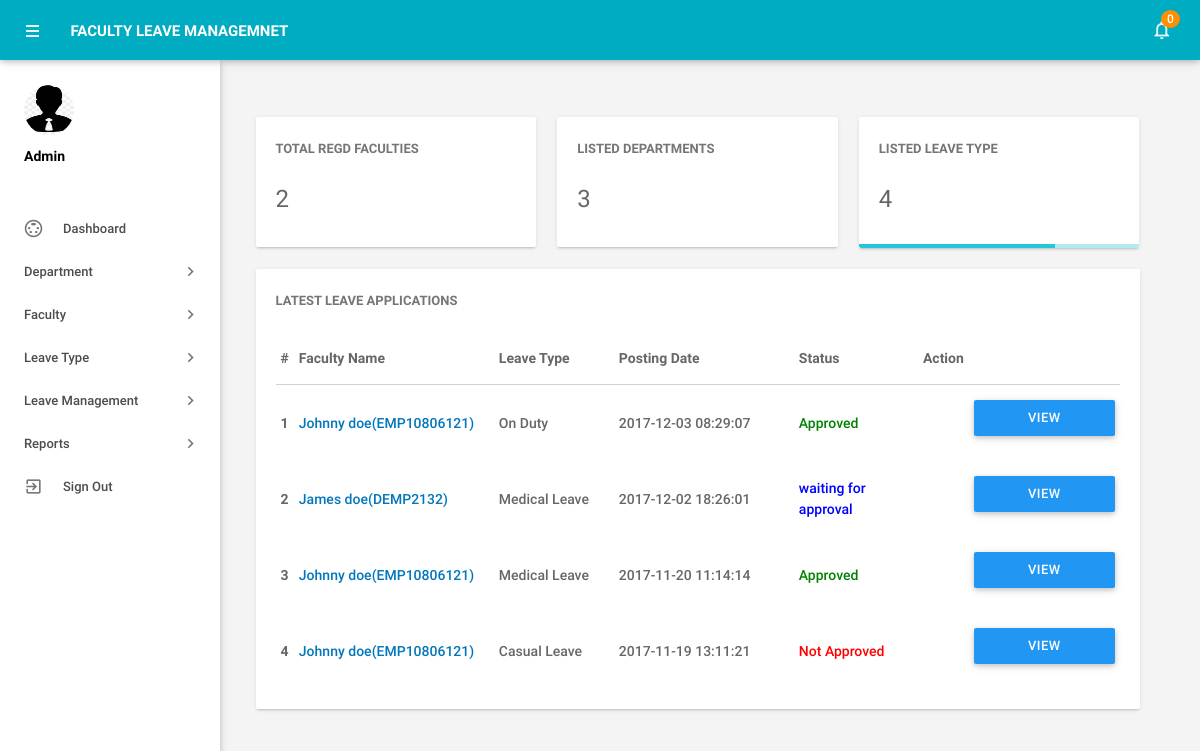
Screenshot of /admin/dashboard.php (signed in) with the database file from the repository.
### tables this page shows
CREATE TABLE IF NOT EXISTS `tblleaves` (
  `id` int(11) NOT NULL,
  `LeaveType` varchar(110) NOT NULL,
  `ToDate` varchar(120) NOT NULL,
  `FromDate` varchar(120) NOT NULL,
  `Description` mediumtext NOT NULL,
  `PostingDate` timestamp NOT NULL DEFAULT CURRENT_TIMESTAMP,
  `AdminRemark` mediumtext,
  `AdminRemarkDate` varchar(120) DEFAULT NULL,
  `Status` int(1) NOT NULL,
  `IsRead` int(1) NOT NULL,
  `empid` int(11) DEFAULT NULL
);

CREATE TABLE IF NOT EXISTS `tblemployees` (
  `id` int(11) NOT NULL,
  `EmpId` varchar(100) NOT NULL,
  `FirstName` varchar(150) NOT NULL,
  `LastName` varchar(150) NOT NULL,
  `EmailId` varchar(200) NOT NULL,
  `Password` varchar(180) NOT NULL,
  `Gender` varchar(100) NOT NULL,
  `Dob` varchar(100) NOT NULL,
  `Department` varchar(255) NOT NULL,
  `Address` varchar(255) NOT NULL,
  `City` varchar(200) NOT NULL,
  `Country` varchar(150) NOT NULL,
  `Phonenumber` char(11) NOT NULL,
  `Status` int(1) NOT NULL,
  `RegDate` timestamp NOT NULL DEFAULT CURRENT_TIMESTAMP
);

### admin/dashboard.php (the view, shortened to what this page needs)
<?php
include('includes/config.php');
if(strlen($_SESSION['alogin'])==0)
    {
header('location:index.php');
}
else{
?>
<!DOCTYPE html>
<html lang="en">
    <head>
        <link type="text/css" rel="stylesheet" href="../assets/plugins/materialize/css/materialize.min.css"/>
        <link href="../assets/plugins/metrojs/MetroJs.min.css" rel="stylesheet">
        <link href="../assets/plugins/weather-icons-master/css/weather-icons.min.css" rel="stylesheet">
        <link href="../assets/css/alpha.min.css" rel="stylesheet" type="text/css"/>
        <link href="../assets/css/custom.css" rel="stylesheet" type="text/css"/>
    </head>
    <body>
           <?php include('includes/header.php');?>
       <?php include('includes/sidebar.php');?>
            <main class="mn-inner">
                <div class="middle-content">
                    <div class="row no-m-t no-m-b">
                    <div class="col s12 m12 l4">
                        <div class="card stats-card">
                            <div class="card-content">
                                <span class="card-title">Total Regd Faculties</span>
                                <span class="stats-counter">
<?php
$sql = "SELECT id from tblemployees";
$query = $dbh -> prepare($sql);
$query->execute();
$empcount=$query->rowCount();
?>
                                    <span class="counter"><?php echo htmlentities($empcount);?></span></span>
                            </div>
                            <div id="sparkline-bar"></div>
                        </div>
                    </div>
                        <div class="col s12 m12 l4">
                        <div class="card stats-card">
                            <div class="card-content">
                                <span class="card-title">Listed Departments </span>
    <?php
$sql = "SELECT id from tbldepartments";
$query = $dbh -> prepare($sql);
$query->execute();
$dptcount=$query->rowCount();
?>
                                <span class="stats-counter"><span class="counter"><?php echo htmlentities($dptcount);?></span></span>
                            </div>
                            <div id="sparkline-line"></div>
                        </div>
                    </div>
                    <div class="col s12 m12 l4">
                        <div class="card stats-card">
                            <div class="card-content">
                                <span class="card-title">Listed leave Type</span>
                                    <?php
$sql = "SELECT id from  tblleavetype";
$query = $dbh -> prepare($sql);
$query->execute();
$leavtypcount=$query->rowCount();
?>
                                <span class="stats-counter"><span class="counter"><?php echo htmlentities($leavtypcount);?></span></span>
                            </div>
                            <div class="progress stats-card-progress">
                                <div class="determinate" style="width: 70%"></div>
                            </div>
                        </div>
                    </div>
                </div>
                    <div class="row no-m-t no-m-b">
                        <div class="col s12 m12 l12">
                            <div class="card invoices-card">
                                <div class="card-content">
                                    <span class="card-title">Latest Leave Applications</span>
                             <table id="example" class="display responsive-table ">
                                    <thead>
                                        <tr>
                                            <th>#</th>
                                            <th width="200">Faculty Name</th>
                                            <th width="120">Leave Type</th>
                                             <th width="180">Posting Date</th>
                                            <th>Status</th>
                                            <th align="center">Action</th>
                                        </tr>
                                    </thead>
                                    <tbody>
<?php $sql = "SELECT tblleaves.id as lid,tblemployees.FirstName,tblemployees.LastName,tblemployees.EmpId,tblemployees.id,tblleaves.LeaveType,tblleaves.PostingDate,tblleaves.Status from tblleaves join tblemployees on tblleaves.empid=tblemployees.id order by lid desc limit 6";
$query = $dbh -> prepare($sql);
$query->execute();
$results=$query->fetchAll(PDO::FETCH_OBJ);
$cnt=1;
if($query->rowCount() > 0)
{
foreach($results as $result)
{
      ?>
                                        <tr>
                                            <td> <b><?php echo htmlentities($cnt);?></b></td>
                                              <td><a href="editemployee.php?empid=<?php echo htmlentities($result->id);?>" target="_blank"><?php echo htmlentities($result->FirstName." ".$result->LastName);?>(<?php echo htmlentities($result->EmpId);?>)</a></td>
                                            <td><?php echo htmlentities($result->LeaveType);?></td>
                                            <td><?php echo htmlentities($result->PostingDate);?></td>
                                                                       <td><?php $stats=$result->Status;
if($stats==1){
                                             ?>
                                                 <span style="color: green">Approved</span>
                                                 <?php } if($stats==2)  { ?>
                                                <span style="color: red">Not Approved</span>
                                                 <?php } if($stats==0)  { ?>
 <span style="color: blue">waiting for approval</span>
 <?php } ?>
                                             </td>
          <td>
           <td><a href="leave-details.php?leaveid=<?php echo htmlentities($result->lid);?>" class="waves-effect waves-light btn blue m-b-xs"  > View Details</a></td>
                                    </tr>
                                         <?php $cnt++;} }?>
                                    </tbody>
                                </table>
                                </div>
                            </div>
                        </div>
                    </div>
                </div>
            </main>
        </div>
    </body>
</html>
<?php } ?>

### rows the page displays
tblleaves: tblemployees.FirstName+LastName "Johnny doe", tblemployees.EmpId "EMP10806121", LeaveType "On Duty", PostingDate "2017-12-03 08:29:07", Status "Approved"
tblleaves: tblemployees.FirstName+LastName "James doe", tblemployees.EmpId "DEMP2132", LeaveType "Medical Leave", PostingDate "2017-12-02 18:26:01", Status "waiting for approval"
tblleaves: tblemployees.FirstName+LastName "Johnny doe", tblemployees.EmpId "EMP10806121", LeaveType "Medical Leave", PostingDate "2017-11-20 11:14:14", Status "Approved"
tblleaves: tblemployees.FirstName+LastName "Johnny doe", tblemployees.EmpId "EMP10806121", LeaveType "Casual Leave", PostingDate "2017-11-19 13:11:21", Status "Not Approved"

### other values shown
$unreadcount "0"
$empcount "2"
$dptcount "3"
$leavtypcount "4"
